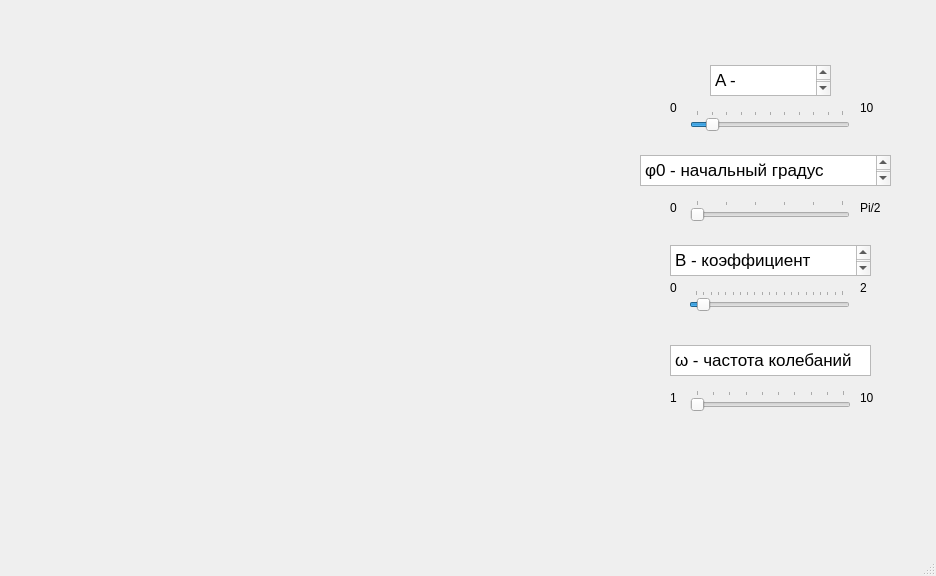
<?xml version="1.0" encoding="UTF-8"?>
<ui version="4.0">
 <class>Simulator</class>
 <widget class="QMainWindow" name="Simulator">
  <property name="geometry">
   <rect>
    <x>0</x>
    <y>0</y>
    <width>936</width>
    <height>576</height>
   </rect>
  </property>
  <property name="windowTitle">
   <string>Simulator</string>
  </property>
  <property name="autoFillBackground">
   <bool>false</bool>
  </property>
  <widget class="QWidget" name="centralwidget">
   <widget class="QSlider" name="alphaHorizontalSlider">
    <property name="geometry">
     <rect>
      <x>690</x>
      <y>110</y>
      <width>160</width>
      <height>21</height>
     </rect>
    </property>
    <property name="maximum">
     <number>10</number>
    </property>
    <property name="value">
     <number>1</number>
    </property>
    <property name="tracking">
     <bool>true</bool>
    </property>
    <property name="orientation">
     <enum>Qt::Horizontal</enum>
    </property>
    <property name="tickPosition">
     <enum>QSlider::TicksAbove</enum>
    </property>
    <property name="tickInterval">
     <number>1</number>
    </property>
   </widget>
   <widget class="QSlider" name="phiHorizontalSlider">
    <property name="enabled">
     <bool>true</bool>
    </property>
    <property name="geometry">
     <rect>
      <x>690</x>
      <y>200</y>
      <width>160</width>
      <height>21</height>
     </rect>
    </property>
    <property name="maximum">
     <number>5</number>
    </property>
    <property name="tracking">
     <bool>true</bool>
    </property>
    <property name="orientation">
     <enum>Qt::Horizontal</enum>
    </property>
    <property name="tickPosition">
     <enum>QSlider::TicksAbove</enum>
    </property>
    <property name="tickInterval">
     <number>1</number>
    </property>
   </widget>
   <widget class="QSlider" name="betaHorizontalSlider">
    <property name="geometry">
     <rect>
      <x>689</x>
      <y>290</y>
      <width>161</width>
      <height>21</height>
     </rect>
    </property>
    <property name="maximum">
     <number>20</number>
    </property>
    <property name="singleStep">
     <number>1</number>
    </property>
    <property name="value">
     <number>1</number>
    </property>
    <property name="tracking">
     <bool>true</bool>
    </property>
    <property name="orientation">
     <enum>Qt::Horizontal</enum>
    </property>
    <property name="tickPosition">
     <enum>QSlider::TicksAbove</enum>
    </property>
    <property name="tickInterval">
     <number>1</number>
    </property>
   </widget>
   <widget class="QSlider" name="wHorizontalSlider">
    <property name="geometry">
     <rect>
      <x>690</x>
      <y>390</y>
      <width>161</width>
      <height>21</height>
     </rect>
    </property>
    <property name="minimum">
     <number>1</number>
    </property>
    <property name="maximum">
     <number>10</number>
    </property>
    <property name="sliderPosition">
     <number>1</number>
    </property>
    <property name="tracking">
     <bool>true</bool>
    </property>
    <property name="orientation">
     <enum>Qt::Horizontal</enum>
    </property>
    <property name="tickPosition">
     <enum>QSlider::TicksAbove</enum>
    </property>
    <property name="tickInterval">
     <number>1</number>
    </property>
   </widget>
   <widget class="QTextBrowser" name="textBrowser">
    <property name="geometry">
     <rect>
      <x>710</x>
      <y>65</y>
      <width>121</width>
      <height>31</height>
     </rect>
    </property>
    <property name="html">
     <string>&lt;!DOCTYPE HTML PUBLIC &quot;-//W3C//DTD HTML 4.0//EN&quot; &quot;http://www.w3.org/TR/REC-html40/strict.dtd&quot;&gt;
&lt;html&gt;&lt;head&gt;&lt;meta name=&quot;qrichtext&quot; content=&quot;1&quot; /&gt;&lt;style type=&quot;text/css&quot;&gt;
p, li { white-space: pre-wrap; }
&lt;/style&gt;&lt;/head&gt;&lt;body style=&quot; font-family:'.AppleSystemUIFont'; font-size:13pt; font-weight:400; font-style:normal;&quot;&gt;
&lt;p style=&quot; margin-top:0px; margin-bottom:0px; margin-left:0px; margin-right:0px; -qt-block-indent:0; text-indent:0px;&quot;&gt;A - амплитуда&lt;/p&gt;&lt;/body&gt;&lt;/html&gt;</string>
    </property>
   </widget>
   <widget class="QTextBrowser" name="textBrowser_2">
    <property name="geometry">
     <rect>
      <x>640</x>
      <y>155</y>
      <width>251</width>
      <height>31</height>
     </rect>
    </property>
    <property name="html">
     <string>&lt;!DOCTYPE HTML PUBLIC &quot;-//W3C//DTD HTML 4.0//EN&quot; &quot;http://www.w3.org/TR/REC-html40/strict.dtd&quot;&gt;
&lt;html&gt;&lt;head&gt;&lt;meta name=&quot;qrichtext&quot; content=&quot;1&quot; /&gt;&lt;style type=&quot;text/css&quot;&gt;
p, li { white-space: pre-wrap; }
&lt;/style&gt;&lt;/head&gt;&lt;body style=&quot; font-family:'.AppleSystemUIFont'; font-size:13pt; font-weight:400; font-style:normal;&quot;&gt;
&lt;p style=&quot; margin-top:0px; margin-bottom:0px; margin-left:0px; margin-right:0px; -qt-block-indent:0; text-indent:0px;&quot;&gt;φ0 - начальный градус отклонения&lt;/p&gt;&lt;/body&gt;&lt;/html&gt;</string>
    </property>
   </widget>
   <widget class="QTextBrowser" name="textBrowser_3">
    <property name="geometry">
     <rect>
      <x>670</x>
      <y>245</y>
      <width>201</width>
      <height>31</height>
     </rect>
    </property>
    <property name="html">
     <string>&lt;!DOCTYPE HTML PUBLIC &quot;-//W3C//DTD HTML 4.0//EN&quot; &quot;http://www.w3.org/TR/REC-html40/strict.dtd&quot;&gt;
&lt;html&gt;&lt;head&gt;&lt;meta name=&quot;qrichtext&quot; content=&quot;1&quot; /&gt;&lt;style type=&quot;text/css&quot;&gt;
p, li { white-space: pre-wrap; }
&lt;/style&gt;&lt;/head&gt;&lt;body style=&quot; font-family:'.AppleSystemUIFont'; font-size:13pt; font-weight:400; font-style:normal;&quot;&gt;
&lt;p style=&quot; margin-top:0px; margin-bottom:0px; margin-left:0px; margin-right:0px; -qt-block-indent:0; text-indent:0px;&quot;&gt;B - коэффициент затухания&lt;/p&gt;&lt;/body&gt;&lt;/html&gt;</string>
    </property>
   </widget>
   <widget class="QTextBrowser" name="textBrowser_4">
    <property name="geometry">
     <rect>
      <x>670</x>
      <y>345</y>
      <width>201</width>
      <height>31</height>
     </rect>
    </property>
    <property name="html">
     <string>&lt;!DOCTYPE HTML PUBLIC &quot;-//W3C//DTD HTML 4.0//EN&quot; &quot;http://www.w3.org/TR/REC-html40/strict.dtd&quot;&gt;
&lt;html&gt;&lt;head&gt;&lt;meta name=&quot;qrichtext&quot; content=&quot;1&quot; /&gt;&lt;style type=&quot;text/css&quot;&gt;
p, li { white-space: pre-wrap; }
&lt;/style&gt;&lt;/head&gt;&lt;body style=&quot; font-family:'.AppleSystemUIFont'; font-size:13pt; font-weight:400; font-style:normal;&quot;&gt;
&lt;p style=&quot; margin-top:0px; margin-bottom:0px; margin-left:0px; margin-right:0px; -qt-block-indent:0; text-indent:0px;&quot;&gt;ω - частота колебаний&lt;/p&gt;&lt;/body&gt;&lt;/html&gt;</string>
    </property>
   </widget>
   <widget class="QLabel" name="diffLabel">
    <property name="geometry">
     <rect>
      <x>70</x>
      <y>450</y>
      <width>261</width>
      <height>61</height>
     </rect>
    </property>
    <property name="text">
     <string/>
    </property>
   </widget>
   <widget class="QLabel" name="label">
    <property name="geometry">
     <rect>
      <x>670</x>
      <y>100</y>
      <width>16</width>
      <height>16</height>
     </rect>
    </property>
    <property name="text">
     <string>0</string>
    </property>
   </widget>
   <widget class="QLabel" name="label_2">
    <property name="geometry">
     <rect>
      <x>670</x>
      <y>200</y>
      <width>16</width>
      <height>16</height>
     </rect>
    </property>
    <property name="text">
     <string>0</string>
    </property>
   </widget>
   <widget class="QLabel" name="label_3">
    <property name="geometry">
     <rect>
      <x>670</x>
      <y>280</y>
      <width>16</width>
      <height>16</height>
     </rect>
    </property>
    <property name="text">
     <string>0</string>
    </property>
   </widget>
   <widget class="QLabel" name="label_4">
    <property name="geometry">
     <rect>
      <x>670</x>
      <y>390</y>
      <width>16</width>
      <height>16</height>
     </rect>
    </property>
    <property name="text">
     <string>1</string>
    </property>
   </widget>
   <widget class="QLabel" name="label_5">
    <property name="geometry">
     <rect>
      <x>860</x>
      <y>100</y>
      <width>16</width>
      <height>16</height>
     </rect>
    </property>
    <property name="text">
     <string>10</string>
    </property>
   </widget>
   <widget class="QLabel" name="label_6">
    <property name="geometry">
     <rect>
      <x>860</x>
      <y>200</y>
      <width>31</width>
      <height>16</height>
     </rect>
    </property>
    <property name="text">
     <string>Pi/2</string>
    </property>
   </widget>
   <widget class="QLabel" name="label_7">
    <property name="geometry">
     <rect>
      <x>860</x>
      <y>280</y>
      <width>16</width>
      <height>16</height>
     </rect>
    </property>
    <property name="text">
     <string>2</string>
    </property>
   </widget>
   <widget class="QLabel" name="label_8">
    <property name="geometry">
     <rect>
      <x>860</x>
      <y>390</y>
      <width>16</width>
      <height>16</height>
     </rect>
    </property>
    <property name="text">
     <string>10</string>
    </property>
   </widget>
   <widget class="QWidget" name="graphWidget" native="true">
    <property name="geometry">
     <rect>
      <x>10</x>
      <y>0</y>
      <width>621</width>
      <height>421</height>
     </rect>
    </property>
   </widget>
  </widget>
  <widget class="QMenuBar" name="menubar">
   <property name="geometry">
    <rect>
     <x>0</x>
     <y>0</y>
     <width>936</width>
     <height>21</height>
    </rect>
   </property>
  </widget>
  <widget class="QStatusBar" name="statusbar"/>
 </widget>
 <resources/>
 <connections/>
</ui>
